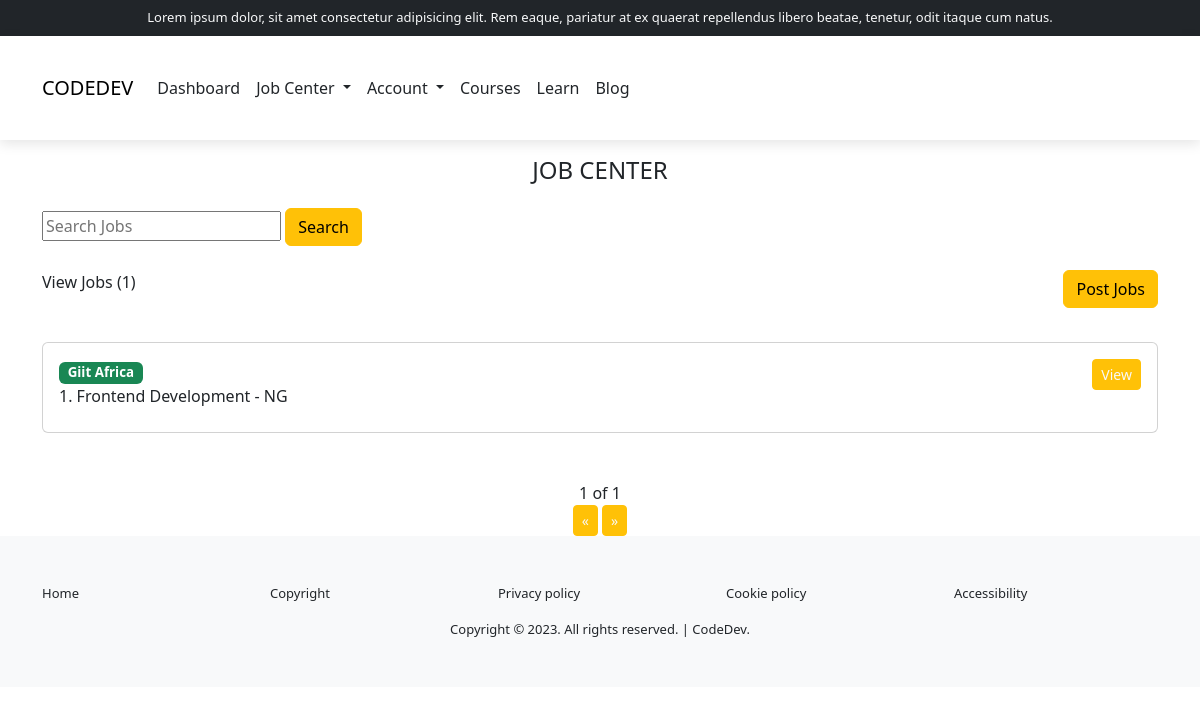
The page /jobs/center on the database its author committed.
### app/models.py (models this page shows)
class Job(models.Model):
    company_name = models.CharField(max_length=10000000, blank=True)
    address = models.CharField(max_length=10000000, blank=True)
    country = models.CharField(max_length=10000000, blank=True)
    website = models.CharField(max_length=10000000, blank=True)
    role = models.CharField(max_length=10000000, blank=True)
    work_experience = models.CharField(max_length=10000000, blank=True)
    job_description = models.TextField(max_length=10000000, blank=True)
    requirement = models.TextField(max_length=10000000, blank=True)
    date_added = models.DateField(auto_created=datetime.date.today(), blank=True)

### app/views.py (the view)
# urls.py: path('jobs/center', views.jobcenter, name="jobcenter"),
def jobcenter(request):
    p = Paginator(Job.objects.all(), 10)
    page = request.GET.get("page")
    jobs = p.get_page(page)
    job_count = Job.objects.all().count()
    return render(request, 'jobcenter.html', {"jobs": jobs, "job_count": job_count})

### app/templates/jobcenter.html (shortened to what this page needs)
{% extends 'dbase.html' %}
{% block message %}
<section class="py-3">
    <div class="container">
        <div class="h4 text-center">JOB CENTER</div>
    </div>
</section>
<section>
    <div class="container">
        <div>
            <form action="" method="post">
                <input type="search" name="" style="outline: none;" placeholder="Search Jobs" id="">
                <button type="submit" class="btn btn-md btn-warning">Search</button>
            </form>
        </div>
       <div class="py-4">
        <div class="float-start">View Jobs ({{job_count}})</div>
        <div class="float-end">
            <button class="btn btn-md btn-warning" id="postJob">Post Jobs</button>
        </div>
       </div>
    </div>
</section>
<section class="py-5">
    <div class="container">
        {% if jobs %}
        {% for job in jobs %}
        <div class="card text-dark">
            <div class="card-body">
              <div class="float-start">
                <div style="font-size: smaller;" class="badge bg-success">{{job.company_name}}</div>
                <div class="card-title">{{forloop.counter}}. {{job.role}} - {{job.country}}</div>
              </div>
               <div class="float-end"><a href="{% url 'job' job.id %}" class="btn btn-sm btn-warning text-light">View</a></div>
            </div>
        </div>
        {% endfor %}
        {% else %}
        <div>No available job</div>
        {% endif %}
    </div>
</section>
<section>
    <div class="container">
        <div class="text-center">
           <div>
              {{jobs.number}} of {{jobs.paginator.num_pages}}
           </div>
           <div>
            <a href="?page=1" class="btn btn-sm btn-warning text-light">&laquo</a>
            <a href="?page={{jobs.paginator.num_pages}}" class="btn btn-sm btn-warning text-light">&raquo</a>
           </div>
        </div>
    </div>
</section>
{% endblock message %}

### rows shown on the page
Job: company_name "Giit Africa", role "Frontend Development", country "NG"

### other values the page prints
{{ job_count }} "1"
{{ jobs.number }} "1"
{{ jobs.paginator.num_pages }} "1"
